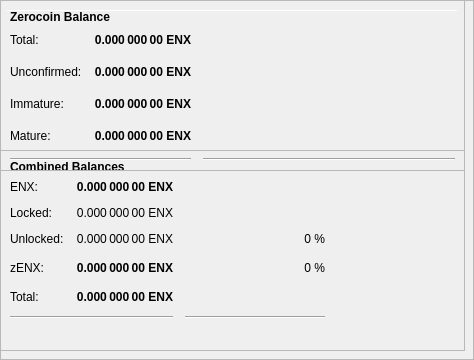
        <widget class="QFrame" name="frameObfuscation">
         <property name="minimumSize">
          <size>
           <width>0</width>
           <height>350</height>
          </size>
         </property>
         <property name="layoutDirection">
          <enum>Qt::LeftToRight</enum>
         </property>
         <property name="frameShape">
          <enum>QFrame::StyledPanel</enum>
         </property>
         <property name="frameShadow">
          <enum>QFrame::Raised</enum>
         </property>
         <widget class="QPushButton" name="runAutoDenom">
          <property name="geometry">
           <rect>
            <x>251</x>
            <y>17</y>
            <width>1</width>
            <height>1</height>
           </rect>
          </property>
          <property name="palette">
           <palette>
            <active>
             <colorrole role="WindowText">
              <brush brushstyle="SolidPattern">
               <color alpha="255">
                <red>0</red>
                <green>0</green>
                <blue>0</blue>
               </color>
              </brush>
             </colorrole>
             <colorrole role="Button">
              <brush brushstyle="SolidPattern">
               <color alpha="255">
                <red>239</red>
                <green>238</green>
                <blue>238</blue>
               </color>
              </brush>
             </colorrole>
             <colorrole role="Light">
              <brush brushstyle="SolidPattern">
               <color alpha="255">
                <red>255</red>
                <green>255</green>
                <blue>255</blue>
               </color>
              </brush>
             </colorrole>
             <colorrole role="Midlight">
              <brush brushstyle="SolidPattern">
               <color alpha="255">
                <red>247</red>
                <green>246</green>
                <blue>246</blue>
               </color>
              </brush>
             </colorrole>
             <colorrole role="Dark">
              <brush brushstyle="SolidPattern">
               <color alpha="255">
                <red>119</red>
                <green>119</green>
                <blue>119</blue>
               </color>
              </brush>
             </colorrole>
             <colorrole role="Mid">
              <brush brushstyle="SolidPattern">
               <color alpha="255">
                <red>159</red>
                <green>159</green>
                <blue>159</blue>
               </color>
              </brush>
             </colorrole>
             <colorrole role="Text">
              <brush brushstyle="SolidPattern">
               <color alpha="255">
                <red>0</red>
                <green>0</green>
                <blue>0</blue>
               </color>
              </brush>
             </colorrole>
             <colorrole role="BrightText">
              <brush brushstyle="SolidPattern">
               <color alpha="255">
                <red>255</red>
                <green>255</green>
                <blue>255</blue>
               </color>
              </brush>
             </colorrole>
             <colorrole role="ButtonText">
              <brush brushstyle="SolidPattern">
               <color alpha="255">
                <red>0</red>
                <green>0</green>
                <blue>0</blue>
               </color>
              </brush>
             </colorrole>
             <colorrole role="Base">
              <brush brushstyle="SolidPattern">
               <color alpha="255">
                <red>255</red>
                <green>255</green>
                <blue>255</blue>
               </color>
              </brush>
             </colorrole>
             <colorrole role="Window">
              <brush brushstyle="SolidPattern">
               <color alpha="255">
                <red>239</red>
                <green>238</green>
                <blue>238</blue>
               </color>
              </brush>
             </colorrole>
             <colorrole role="Shadow">
              <brush brushstyle="SolidPattern">
               <color alpha="255">
                <red>0</red>
                <green>0</green>
                <blue>0</blue>
               </color>
              </brush>
             </colorrole>
             <colorrole role="AlternateBase">
              <brush brushstyle="SolidPattern">
               <color alpha="255">
                <red>247</red>
                <green>246</green>
                <blue>246</blue>
               </color>
              </brush>
             </colorrole>
             <colorrole role="ToolTipBase">
              <brush brushstyle="SolidPattern">
               <color alpha="255">
                <red>255</red>
                <green>255</green>
                <blue>220</blue>
               </color>
              </brush>
             </colorrole>
             <colorrole role="ToolTipText">
              <brush brushstyle="SolidPattern">
               <color alpha="255">
                <red>0</red>
                <green>0</green>
                <blue>0</blue>
               </color>
              </brush>
             </colorrole>
            </active>
            <inactive>
             <colorrole role="WindowText">
              <brush brushstyle="SolidPattern">
               <color alpha="255">
                <red>0</red>
                <green>0</green>
                <blue>0</blue>
               </color>
              </brush>
             </colorrole>
             <colorrole role="Button">
              <brush brushstyle="SolidPattern">
               <color alpha="255">
                <red>239</red>
                <green>238</green>
                <blue>238</blue>
               </color>
              </brush>
             </colorrole>
             <colorrole role="Light">
              <brush brushstyle="SolidPattern">
               <color alpha="255">
                <red>255</red>
                <green>255</green>
                <blue>255</blue>
               </color>
              </brush>
             </colorrole>
             <colorrole role="Midlight">
              <brush brushstyle="SolidPattern">
               <color alpha="255">
                <red>247</red>
                <green>246</green>
                <blue>246</blue>
               </color>
              </brush>
             </colorrole>
             <colorrole role="Dark">
              <brush brushstyle="SolidPattern">
               <color alpha="255">
                <red>119</red>
                <green>119</green>
                <blue>119</blue>
               </color>
              </brush>
             </colorrole>
             <colorrole role="Mid">
              <brush brushstyle="SolidPattern">
               <color alpha="255">
                <red>159</red>
                <green>159</green>
                <blue>159</blue>
               </color>
              </brush>
             </colorrole>
             <colorrole role="Text">
              <brush brushstyle="SolidPattern">
               <color alpha="255">
                <red>0</red>
                <green>0</green>
                <blue>0</blue>
               </color>
              </brush>
             </colorrole>
             <colorrole role="BrightText">
              <brush brushstyle="SolidPattern">
               <color alpha="255">
                <red>255</red>
                <green>255</green>
                <blue>255</blue>
               </color>
              </brush>
             </colorrole>
             <colorrole role="ButtonText">
              <brush brushstyle="SolidPattern">
               <color alpha="255">
                <red>0</red>
                <green>0</green>
                <blue>0</blue>
               </color>
              </brush>
             </colorrole>
             <colorrole role="Base">
              <brush brushstyle="SolidPattern">
               <color alpha="255">
                <red>255</red>
                <green>255</green>
                <blue>255</blue>
               </color>
              </brush>
             </colorrole>
             <colorrole role="Window">
              <brush brushstyle="SolidPattern">
               <color alpha="255">
                <red>239</red>
                <green>238</green>
                <blue>238</blue>
               </color>
              </brush>
             </colorrole>
             <colorrole role="Shadow">
              <brush brushstyle="SolidPattern">
               <color alpha="255">
                <red>0</red>
                <green>0</green>
                <blue>0</blue>
               </color>
              </brush>
             </colorrole>
             <colorrole role="AlternateBase">
              <brush brushstyle="SolidPattern">
               <color alpha="255">
                <red>247</red>
                <green>246</green>
                <blue>246</blue>
               </color>
              </brush>
             </colorrole>
             <colorrole role="ToolTipBase">
              <brush brushstyle="SolidPattern">
               <color alpha="255">
                <red>255</red>
                <green>255</green>
                <blue>220</blue>
               </color>
              </brush>
             </colorrole>
             <colorrole role="ToolTipText">
              <brush brushstyle="SolidPattern">
               <color alpha="255">
                <red>0</red>
                <green>0</green>
                <blue>0</blue>
               </color>
              </brush>
             </colorrole>
            </inactive>
            <disabled>
             <colorrole role="WindowText">
              <brush brushstyle="SolidPattern">
               <color alpha="255">
                <red>119</red>
                <green>119</green>
                <blue>119</blue>
               </color>
              </brush>
             </colorrole>
             <colorrole role="Button">
              <brush brushstyle="SolidPattern">
               <color alpha="255">
                <red>239</red>
                <green>238</green>
                <blue>238</blue>
               </color>
              </brush>
             </colorrole>
             <colorrole role="Light">
              <brush brushstyle="SolidPattern">
               <color alpha="255">
                <red>255</red>
                <green>255</green>
                <blue>255</blue>
               </color>
              </brush>
             </colorrole>
             <colorrole role="Midlight">
              <brush brushstyle="SolidPattern">
               <color alpha="255">
                <red>247</red>
                <green>246</green>
                <blue>246</blue>
               </color>
              </brush>
             </colorrole>
             <colorrole role="Dark">
              <brush brushstyle="SolidPattern">
               <color alpha="255">
                <red>119</red>
                <green>119</green>
                <blue>119</blue>
               </color>
              </brush>
             </colorrole>
             <colorrole role="Mid">
              <brush brushstyle="SolidPattern">
               <color alpha="255">
                <red>159</red>
                <green>159</green>
                <blue>159</blue>
               </color>
              </brush>
             </colorrole>
             <colorrole role="Text">
              <brush brushstyle="SolidPattern">
               <color alpha="255">
                <red>119</red>
                <green>119</green>
                <blue>119</blue>
               </color>
              </brush>
             </colorrole>
             <colorrole role="BrightText">
              <brush brushstyle="SolidPattern">
               <color alpha="255">
                <red>255</red>
                <green>255</green>
                <blue>255</blue>
               </color>
              </brush>
             </colorrole>
             <colorrole role="ButtonText">
              <brush brushstyle="SolidPattern">
               <color alpha="255">
                <red>119</red>
                <green>119</green>
                <blue>119</blue>
               </color>
              </brush>
             </colorrole>
             <colorrole role="Base">
              <brush brushstyle="SolidPattern">
               <color alpha="255">
                <red>239</red>
                <green>238</green>
                <blue>238</blue>
               </color>
              </brush>
             </colorrole>
             <colorrole role="Window">
              <brush brushstyle="SolidPattern">
               <color alpha="255">
                <red>239</red>
                <green>238</green>
                <blue>238</blue>
               </color>
              </brush>
             </colorrole>
             <colorrole role="Shadow">
              <brush brushstyle="SolidPattern">
               <color alpha="255">
                <red>0</red>
                <green>0</green>
                <blue>0</blue>
               </color>
              </brush>
             </colorrole>
             <colorrole role="AlternateBase">
              <brush brushstyle="SolidPattern">
               <color alpha="255">
                <red>239</red>
                <green>238</green>
                <blue>238</blue>
               </color>
              </brush>
             </colorrole>
             <colorrole role="ToolTipBase">
              <brush brushstyle="SolidPattern">
               <color alpha="255">
                <red>255</red>
                <green>255</green>
                <blue>220</blue>
               </color>
              </brush>
             </colorrole>
             <colorrole role="ToolTipText">
              <brush brushstyle="SolidPattern">
               <color alpha="255">
                <red>0</red>
                <green>0</green>
                <blue>0</blue>
               </color>
              </brush>
             </colorrole>
            </disabled>
           </palette>
          </property>
          <property name="focusPolicy">
           <enum>Qt::NoFocus</enum>
          </property>
          <property name="autoFillBackground">
           <bool>true</bool>
          </property>
          <property name="text">
           <string/>
          </property>
          <property name="flat">
           <bool>true</bool>
          </property>
         </widget>
         <widget class="Line" name="line">
          <property name="geometry">
           <rect>
            <x>7</x>
            <y>10</y>
            <width>451</width>
            <height>1</height>
           </rect>
          </property>
          <property name="orientation">
           <enum>Qt::Horizontal</enum>
          </property>
         </widget>
         <widget class="QFrame" name="frame_3">
          <property name="geometry">
           <rect>
            <x>0</x>
            <y>150</y>
            <width>465</width>
            <height>201</height>
           </rect>
          </property>
          <property name="frameShape">
           <enum>QFrame::StyledPanel</enum>
          </property>
          <property name="frameShadow">
           <enum>QFrame::Raised</enum>
          </property>
          <layout class="QVBoxLayout" name="verticalLayout_5">
           <item>
            <layout class="QHBoxLayout" name="horizontalLayout_5" stretch="0">
             <item>
              <widget class="QLabel" name="label_5z">
               <property name="maximumSize">
                <size>
                 <width>16777215</width>
                 <height>20</height>
                </size>
               </property>
               <property name="font">
                <font>
                 <weight>75</weight>
                 <bold>true</bold>
                </font>
               </property>
               <property name="toolTip">
                <string>Combined Balances (including unconfirmed and immature coins)</string>
               </property>
               <property name="text">
                <string>&lt;html&gt;&lt;head/&gt;&lt;body&gt;&lt;p&gt;Combined Balances&lt;/p&gt;&lt;/body&gt;&lt;/html&gt;</string>
               </property>
              </widget>
             </item>
            </layout>
           </item>
           <item>
            <layout class="QGridLayout" name="gridLayout_3">
             <property name="spacing">
              <number>12</number>
             </property>
             <item row="7" column="0" colspan="2">
              <widget class="Line" name="lineSpendableBalance_3">
               <property name="orientation">
                <enum>Qt::Horizontal</enum>
               </property>
              </widget>
             </item>
             <item row="7" column="2">
              <widget class="Line" name="lineWatchBalance_3">
               <property name="sizePolicy">
                <sizepolicy hsizetype="Preferred" vsizetype="Fixed">
                 <horstretch>0</horstretch>
                 <verstretch>0</verstretch>
                </sizepolicy>
               </property>
               <property name="minimumSize">
                <size>
                 <width>140</width>
                 <height>0</height>
                </size>
               </property>
               <property name="orientation">
                <enum>Qt::Horizontal</enum>
               </property>
              </widget>
             </item>
             <item row="4" column="1">
              <widget class="QLabel" name="labelzBalancez">
               <property name="font">
                <font>
                 <weight>75</weight>
                 <bold>true</bold>
                </font>
               </property>
               <property name="cursor">
                <cursorShape>IBeamCursor</cursorShape>
               </property>
               <property name="toolTip">
                <string>Total of transactions that have yet to be confirmed, and do not yet count toward the spendable balance</string>
               </property>
               <property name="text">
                <string notr="true">0.000 000 00 ENX</string>
               </property>
               <property name="alignment">
                <set>Qt::AlignRight|Qt::AlignTrailing|Qt::AlignVCenter</set>
               </property>
               <property name="textInteractionFlags">
                <set>Qt::LinksAccessibleByMouse|Qt::TextSelectableByKeyboard|Qt::TextSelectableByMouse</set>
               </property>
              </widget>
             </item>
             <item row="6" column="1">
              <widget class="QLabel" name="labelTotalz">
               <property name="font">
                <font>
                 <weight>75</weight>
                 <bold>true</bold>
                </font>
               </property>
               <property name="cursor">
                <cursorShape>IBeamCursor</cursorShape>
               </property>
               <property name="toolTip">
                <string>Total Balance, including unconfirmed and immature coins.</string>
               </property>
               <property name="text">
                <string notr="true">0.000 000 00 ENX</string>
               </property>
               <property name="alignment">
                <set>Qt::AlignRight|Qt::AlignTrailing|Qt::AlignVCenter</set>
               </property>
               <property name="textInteractionFlags">
                <set>Qt::LinksAccessibleByMouse|Qt::TextSelectableByKeyboard|Qt::TextSelectableByMouse</set>
               </property>
              </widget>
             </item>
             <item row="4" column="3">
              <spacer name="horizontalSpacer_6">
               <property name="orientation">
                <enum>Qt::Horizontal</enum>
               </property>
               <property name="sizeHint" stdset="0">
                <size>
                 <width>40</width>
                 <height>20</height>
                </size>
               </property>
              </spacer>
             </item>
             <item row="6" column="0">
              <widget class="QLabel" name="labelTotalTextz">
               <property name="text">
                <string>Total:</string>
               </property>
              </widget>
             </item>
             <item row="1" column="0">
              <widget class="QLabel" name="labelBalanceTextz">
               <property name="text">
                <string>ENX:</string>
               </property>
              </widget>
             </item>
             <item row="1" column="1">
              <widget class="QLabel" name="labelBalancez">
               <property name="font">
                <font>
                 <weight>75</weight>
                 <bold>true</bold>
                </font>
               </property>
               <property name="cursor">
                <cursorShape>IBeamCursor</cursorShape>
               </property>
               <property name="toolTip">
                <string>Your current spendable balance</string>
               </property>
               <property name="text">
                <string notr="true">0.000 000 00 ENX</string>
               </property>
               <property name="alignment">
                <set>Qt::AlignRight|Qt::AlignTrailing|Qt::AlignVCenter</set>
               </property>
               <property name="textInteractionFlags">
                <set>Qt::LinksAccessibleByMouse|Qt::TextSelectableByKeyboard|Qt::TextSelectableByMouse</set>
               </property>
              </widget>
             </item>
             <item row="4" column="0">
              <widget class="QLabel" name="labelzBalanceTextz">
               <property name="toolTip">
                <string/>
               </property>
               <property name="text">
                <string>zENX:</string>
               </property>
              </widget>
             </item>
             <item row="4" column="2">
              <widget class="QLabel" name="labelzENXPercent">
               <property name="toolTip">
                <string>Current percentage of zENX.
If AutoMint is enabled this percentage will settle around the configured AutoMint percentage (default = 10%)</string>
               </property>
               <property name="text">
                <string>0 %</string>
               </property>
               <property name="alignment">
                <set>Qt::AlignRight|Qt::AlignTrailing|Qt::AlignVCenter</set>
               </property>
              </widget>
             </item>
             <item row="6" column="2">
              <widget class="QLabel" name="label100Percent">
               <property name="text">
                <string/>
               </property>
               <property name="alignment">
                <set>Qt::AlignRight|Qt::AlignTrailing|Qt::AlignVCenter</set>
               </property>
              </widget>
             </item>
             <item row="2" column="1">
              <widget class="QLabel" name="labelLockedBalance">
               <property name="toolTip">
                <string>Locked ENX or Masternode collaterals. These are excluded from zENX minting.</string>
               </property>
               <property name="text">
                <string>0.000 000 00 ENX</string>
               </property>
               <property name="alignment">
                <set>Qt::AlignRight|Qt::AlignTrailing|Qt::AlignVCenter</set>
               </property>
              </widget>
             </item>
             <item row="2" column="0">
              <widget class="QLabel" name="labelLockedBalanceText">
               <property name="toolTip">
                <string>Locked ENX or Masternode collaterals. These are excluded from zENX minting.</string>
               </property>
               <property name="text">
                <string>Locked:</string>
               </property>
              </widget>
             </item>
             <item row="3" column="0">
              <widget class="QLabel" name="labelUnLockedBalanceText">
               <property name="toolTip">
                <string>Unlocked ENXs. These can be used for zENX minting.</string>
               </property>
               <property name="text">
                <string>Unlocked:</string>
               </property>
              </widget>
             </item>
             <item row="3" column="1">
              <widget class="QLabel" name="labelUnLockedBalance">
               <property name="toolTip">
                <string>Unlocked ENXs. These can be used for zENX minting.</string>
               </property>
               <property name="text">
                <string>0.000 000 00 ENX</string>
               </property>
               <property name="alignment">
                <set>Qt::AlignRight|Qt::AlignTrailing|Qt::AlignVCenter</set>
               </property>
              </widget>
             </item>
             <item row="3" column="2">
              <widget class="QLabel" name="labelENXPercent">
               <property name="text">
                <string>0 %</string>
               </property>
               <property name="alignment">
                <set>Qt::AlignRight|Qt::AlignTrailing|Qt::AlignVCenter</set>
               </property>
              </widget>
             </item>
            </layout>
           </item>
           <item>
            <spacer name="verticalSpacer">
             <property name="orientation">
              <enum>Qt::Vertical</enum>
             </property>
             <property name="sizeHint" stdset="0">
              <size>
               <width>20</width>
               <height>40</height>
              </size>
             </property>
            </spacer>
           </item>
          </layout>
         </widget>
         <widget class="QFrame" name="frame_4">
          <property name="geometry">
           <rect>
            <x>0</x>
            <y>0</y>
            <width>465</width>
            <height>171</height>
           </rect>
          </property>
          <property name="frameShape">
           <enum>QFrame::StyledPanel</enum>
          </property>
          <property name="frameShadow">
           <enum>QFrame::Raised</enum>
          </property>
          <layout class="QVBoxLayout" name="verticalLayout_7">
           <item>
            <layout class="QHBoxLayout" name="horizontalLayout_8" stretch="0">
             <item>
              <widget class="QLabel" name="label_5z_3">
               <property name="maximumSize">
                <size>
                 <width>16777215</width>
                 <height>20</height>
                </size>
               </property>
               <property name="font">
                <font>
                 <weight>75</weight>
                 <bold>true</bold>
                </font>
               </property>
               <property name="text">
                <string>Zerocoin Balance</string>
               </property>
              </widget>
             </item>
            </layout>
           </item>
           <item>
            <layout class="QGridLayout" name="gridLayout_5">
             <property name="spacing">
              <number>12</number>
             </property>
             <item row="4" column="0">
              <widget class="QLabel" name="labelzBalanceMatureText">
               <property name="toolTip">
                <string>Mature: more than 20 confirmation and more than 3 mints of the same denomination after it was minted.
These zENX are spendable.</string>
               </property>
               <property name="text">
                <string>Mature:</string>
               </property>
              </widget>
             </item>
             <item row="5" column="0" colspan="2">
              <widget class="Line" name="lineSpendableBalance_5">
               <property name="orientation">
                <enum>Qt::Horizontal</enum>
               </property>
              </widget>
             </item>
             <item row="1" column="1">
              <widget class="QLabel" name="labelzBalance">
               <property name="font">
                <font>
                 <weight>75</weight>
                 <bold>true</bold>
                </font>
               </property>
               <property name="cursor">
                <cursorShape>IBeamCursor</cursorShape>
               </property>
               <property name="toolTip">
                <string>All available zENX, unconfirmed and immature zENX included.</string>
               </property>
               <property name="text">
                <string notr="true">0.000 000 00 ENX</string>
               </property>
               <property name="alignment">
                <set>Qt::AlignRight|Qt::AlignTrailing|Qt::AlignVCenter</set>
               </property>
               <property name="textInteractionFlags">
                <set>Qt::LinksAccessibleByMouse|Qt::TextSelectableByKeyboard|Qt::TextSelectableByMouse</set>
               </property>
              </widget>
             </item>
             <item row="5" column="2">
              <widget class="Line" name="lineWatchBalance_5">
               <property name="sizePolicy">
                <sizepolicy hsizetype="Preferred" vsizetype="Fixed">
                 <horstretch>0</horstretch>
                 <verstretch>0</verstretch>
                </sizepolicy>
               </property>
               <property name="minimumSize">
                <size>
                 <width>140</width>
                 <height>0</height>
                </size>
               </property>
               <property name="orientation">
                <enum>Qt::Horizontal</enum>
               </property>
              </widget>
             </item>
             <item row="1" column="0">
              <widget class="QLabel" name="labelzBalanceText">
               <property name="toolTip">
                <string>All available zENX, unconfirmed and immature zENX included.</string>
               </property>
               <property name="text">
                <string>Total:</string>
               </property>
              </widget>
             </item>
             <item row="1" column="2">
              <spacer name="horizontalSpacer_8">
               <property name="orientation">
                <enum>Qt::Horizontal</enum>
               </property>
               <property name="sizeHint" stdset="0">
                <size>
                 <width>40</width>
                 <height>20</height>
                </size>
               </property>
              </spacer>
             </item>
             <item row="4" column="2">
              <spacer name="horizontalSpacer_4">
               <property name="orientation">
                <enum>Qt::Horizontal</enum>
               </property>
               <property name="sizeHint" stdset="0">
                <size>
                 <width>40</width>
                 <height>20</height>
                </size>
               </property>
              </spacer>
             </item>
             <item row="4" column="1">
              <widget class="QLabel" name="labelzBalanceMature">
               <property name="font">
                <font>
                 <weight>75</weight>
                 <bold>true</bold>
                </font>
               </property>
               <property name="toolTip">
                <string>Mature: more than 20 confirmation and more than 3 mints of the same denomination after it was minted.
These zENX are spendable.</string>
               </property>
               <property name="text">
                <string>0.000 000 00 ENX</string>
               </property>
               <property name="alignment">
                <set>Qt::AlignRight|Qt::AlignTrailing|Qt::AlignVCenter</set>
               </property>
              </widget>
             </item>
             <item row="2" column="0">
              <widget class="QLabel" name="labelzBalanceUnconfirmedText">
               <property name="toolTip">
                <string>Unconfirmed: less than 20 confirmations
Immature: confirmed, but less than 3 mints of the same denomination after it was minted</string>
               </property>
               <property name="text">
                <string>Unconfirmed:</string>
               </property>
              </widget>
             </item>
             <item row="2" column="1">
              <widget class="QLabel" name="labelzBalanceUnconfirmed">
               <property name="font">
                <font>
                 <weight>75</weight>
                 <bold>true</bold>
                </font>
               </property>
               <property name="toolTip">
                <string>Unconfirmed: less than 20 confirmations
Immature: confirmed, but less than 3 mints of the same denomination after it was minted</string>
               </property>
               <property name="text">
                <string>0.000 000 00 ENX</string>
               </property>
               <property name="alignment">
                <set>Qt::AlignRight|Qt::AlignTrailing|Qt::AlignVCenter</set>
               </property>
              </widget>
             </item>
             <item row="2" column="2">
              <spacer name="horizontalSpacer_5">
               <property name="orientation">
                <enum>Qt::Horizontal</enum>
               </property>
               <property name="sizeHint" stdset="0">
                <size>
                 <width>40</width>
                 <height>20</height>
                </size>
               </property>
              </spacer>
             </item>
             <item row="3" column="0">
              <widget class="QLabel" name="labelzBalanceImmatureText">
               <property name="toolTip">
                <string>Unconfirmed: less than 20 confirmations
Immature: confirmed, but less than 3 mints of the same denomination after it was minted</string>
               </property>
               <property name="text">
                <string>Immature:</string>
               </property>
              </widget>
             </item>
             <item row="3" column="1">
              <widget class="QLabel" name="labelzBalanceImmature">
               <property name="font">
                <font>
                 <weight>75</weight>
                 <bold>true</bold>
                </font>
               </property>
               <property name="toolTip">
                <string>Unconfirmed: less than 20 confirmations
Immature: confirmed, but less than 3 mints of the same denomination after it was minted</string>
               </property>
               <property name="text">
                <string>0.000 000 00 ENX</string>
               </property>
               <property name="alignment">
                <set>Qt::AlignRight|Qt::AlignTrailing|Qt::AlignVCenter</set>
               </property>
              </widget>
             </item>
             <item row="3" column="2">
              <spacer name="horizontalSpacer_7">
               <property name="orientation">
                <enum>Qt::Horizontal</enum>
               </property>
               <property name="sizeHint" stdset="0">
                <size>
                 <width>40</width>
                 <height>20</height>
                </size>
               </property>
              </spacer>
             </item>
            </layout>
           </item>
          </layout>
         </widget>
        </widget>
